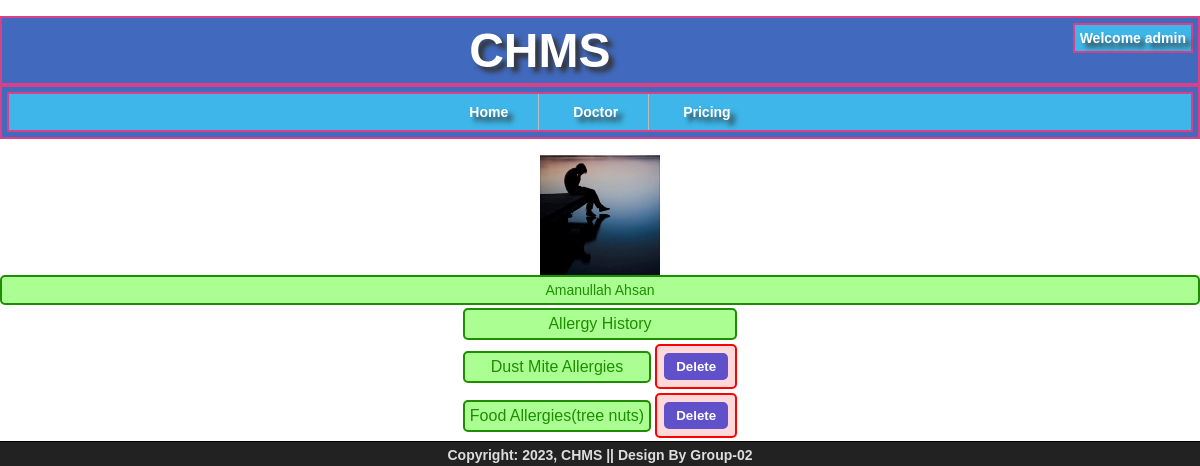
Page /chms/admin/patient/allergy.php?P_ID=1002 (signed in) on the committed database.
### tables this page shows
CREATE TABLE `patient` (
  `ID` int(11) NOT NULL,
  `Fname` varchar(30) NOT NULL,
  `Lname` varchar(30) DEFAULT NULL,
  `DOB` date NOT NULL,
  `Gender` char(10) NOT NULL,
  `Emergency_Number` char(15) NOT NULL,
  `Blood` char(3) DEFAULT NULL,
  `Weight` decimal(5,2) DEFAULT NULL
);

CREATE TABLE `user_details` (
  `ID` int(11) NOT NULL,
  `User_Name` varchar(255) NOT NULL,
  `Password` char(255) NOT NULL,
  `Role` char(20) NOT NULL,
  `Phone_Number` char(15) NOT NULL,
  `Email` char(150) DEFAULT NULL,
  `Address` varchar(200) DEFAULT NULL,
  `Photo` char(50) DEFAULT NULL,
  `Status` tinyint(1) NOT NULL
);

CREATE TABLE `allergies_logs` (
  `P_ID` int(11) NOT NULL,
  `Allergies` varchar(100) NOT NULL
);

### CHMS/admin/patient/allergy.php (the view, shortened to what this page needs)
<?php
include("../../common/header-content.php");
if(isset($_GET['P_ID'])){
	$P_ID = $_GET['P_ID'];
$sql_info = "SELECT p.Fname, p.Lname, u.Photo
                FROM patient p, user_details u
                WHERE p.ID = u.ID AND p.ID = $P_ID";
        $result_info = mysqli_query($conn, $sql_info);
        $found_user = mysqli_fetch_array($result_info);
        $Fname = $found_user['Fname'];
        $Lname = $found_user['Lname'];
        $Photo = $found_user['Photo'];
        echo '<table align="center" >';
        if($Photo == ""){
            echo '<div align="center"><img src="/chms/patient/img/null.jpg" alt="'.$Fname.' '.$Lname.'" width="200px" height="200px"></div>';
        }
        else{
            echo '<div align="center"><img src="/chms/patient/'.$Photo.'" alt="'.$Fname.' '.$Lname.'" width="120px" height="120px"></div>';
        }
        echo '<div id="joy_congratulation" align="center">'.
            $Fname . ' '. $Lname .'</div>';
echo '
<tr>
	<td colspan="2" align="center">
		<div id="joy_congratulation">
			Allergy History
		</div>
	</td>
</tr>';
$sql_allergy_logs = "SELECT Allergies
                    FROM allergies_logs
                    WHERE P_ID = $P_ID
                    ORDER BY Allergies";
        $result_allergy_logs = mysqli_query($conn, $sql_allergy_logs);
        if (mysqli_num_rows($result_allergy_logs) > 0){
            while ($row = mysqli_fetch_assoc($result_allergy_logs)){
                echo '<tr>
						<td>
							<div id="joy_congratulation" align="center">
								'.$row['Allergies'].'
							</div>
						</td>
						<td>
							<div id="joy_warning">
								<form action="/chms/admin/patient/allergy.php" method="POST" onsubmit="return showConfirmation()" style="margin: 0px; padding: 0px;">
									<input type="hidden" id="d_allergy" name="d_allergy" value="'.$row['Allergies'].'">
									<input type="hidden" id="P_ID" name="P_ID" value="'.$P_ID.'">
									<input type="submit" name="delete" value="Delete">
								</form>
							</div>
						</td>
					</tr>';
            }
        }
}
?>
<!DOCTYPE html>
<html>
<head>
</head>
<body>
</body>
</html>

### rows in the picture
patient: ID.Photo (picture), Fname "Amanullah", Lname "Ahsan"
allergies_logs: Allergies "Dust Mite Allergies"
allergies_logs: Allergies "Food Allergies(tree nuts)"

### other values in the picture
$User_Name "admin"
